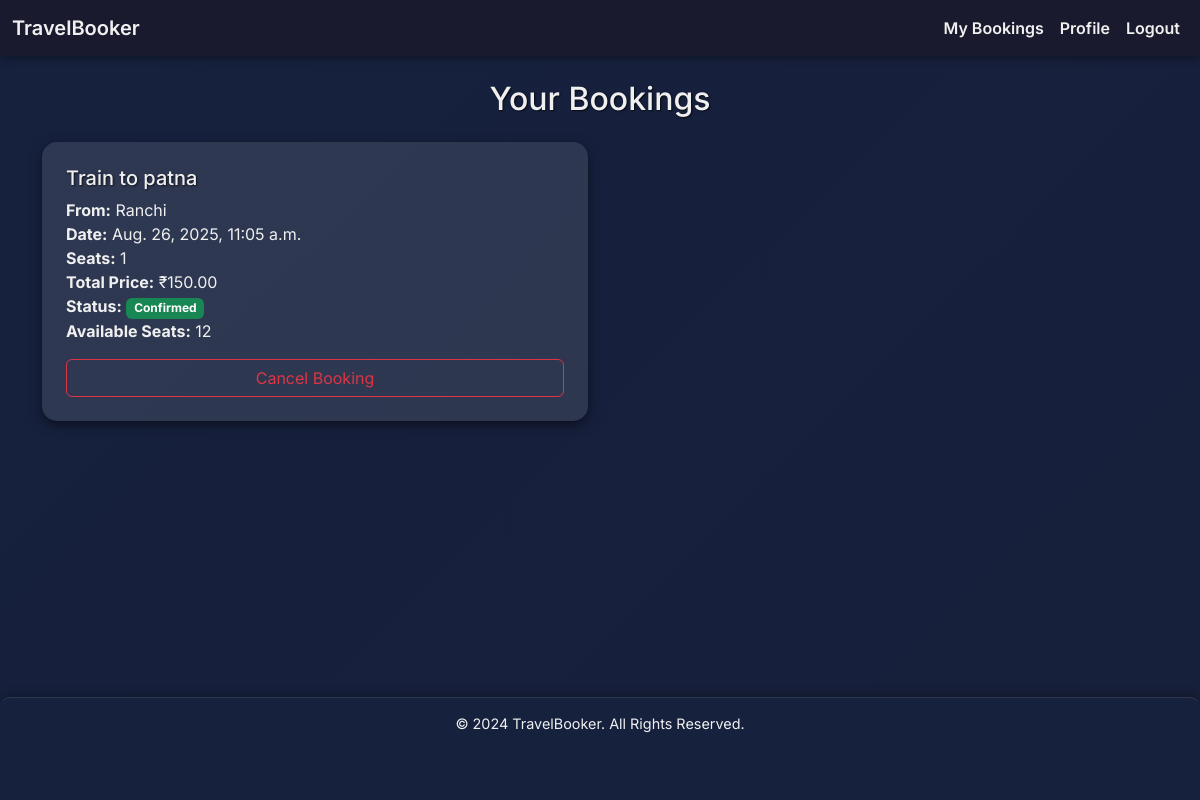
Page /my-bookings/ (signed in) on the committed database.
### bookings/models.py (models this page shows, shortened)
class Booking(models.Model):
    STATUS_CHOICES = [
        ('Confirmed', 'Confirmed'),
        ('Cancelled', 'Cancelled'),
    ]
    booking_id = models.AutoField(primary_key=True)
    user = models.ForeignKey(User, on_delete=models.CASCADE)
    travel_option = models.ForeignKey(TravelOption, on_delete=models.CASCADE)
    number_of_seats = models.PositiveIntegerField()
    total_price = models.DecimalField(max_digits=10, decimal_places=2)
    booking_date = models.DateTimeField(auto_now_add=True)
    status = models.CharField(max_length=20, choices=STATUS_CHOICES, default='Confirmed')

class TravelOption(models.Model):
    TRAVEL_TYPES = [
        ('Flight', 'Flight'),
        ('Train', 'Train'),
        ('Bus', 'Bus'),
    ]
    travel_id = models.AutoField(primary_key=True)
    type = models.CharField(max_length=20, choices=TRAVEL_TYPES)
    source = models.CharField(max_length=100)
    destination = models.CharField(max_length=100)
    date_time = models.DateTimeField()
    price = models.DecimalField(max_digits=10, decimal_places=2)
    available_seats = models.PositiveIntegerField()

### bookings/views.py (the view)
# urls.py: path("my-bookings/", views.my_bookings, name="my_bookings"),
@login_required
def my_bookings(request):
    bookings = Booking.objects.filter(user=request.user).order_by('-booking_date')
    return render(request, 'bookings_list.html', {'bookings': bookings})

### bookings/templates/bookings_list.html (shortened to what this page needs)
{% extends 'base.html' %}
{% block content %}
<h2 class="text-center mb-4">Your Bookings</h2>
{% if bookings %}
    <div class="row row-cols-1 row-cols-md-2 g-4">
        {% for booking in bookings %}
            <div class="col">
                <div class="card h-100 p-4">
                    <h5 class="card-title">{{ booking.travel_option.type }} to {{ booking.travel_option.destination }}</h5>
                    <ul class="list-unstyled">
                        <li><strong>From:</strong> {{ booking.travel_option.source }}</li>
                        <li><strong>Date:</strong> {{ booking.travel_option.date_time }}</li>
                        <li><strong>Seats:</strong> {{ booking.number_of_seats }}</li>
                        <li><strong>Total Price:</strong> ₹{{ booking.total_price }}</li>
                        <li><strong>Status:</strong> <span class="badge {% if booking.status == 'Confirmed' %}bg-success{% else %}bg-danger{% endif %}">{{ booking.status }}</span></li>
                        <li><strong>Available Seats:</strong> {{ booking.travel_option.available_seats }}</li>
                    </ul>
                    <div class="mt-auto">
                        {% if booking.status == 'Confirmed' %}
                            <form method="post" action="{% url 'cancel_booking' booking.booking_id %}" style="display:inline;">
                                <button type="submit" class="btn btn-outline-danger w-100" onclick="return confirm('Are you sure you want to cancel this booking?');">Cancel Booking</button>
                            </form>
                        {% else %}
                            <button class="btn btn-secondary w-100" disabled>Cancelled</button>
                        {% endif %}
                    </div>
                </div>
            </div>
        {% endfor %}
    </div>
{% else %}
    <div class="card p-4 text-center">
        <p class="text-muted mb-0">No bookings yet. Start by exploring our <a href="{% url 'home' %}">travel options</a>.</p>
    </div>
{% endif %}
{% endblock %}

### bookings/templates/base.html (style rules this page uses)
:root { --primary-color: #1a1a2e; --secondary-color: #16213e; --accent-color: #e94560; --text-color: #f0f0f0; --card-bg: rgba(255, 255, 255, 0.1); --card-shadow: 0 4px 12px rgba(0, 0, 0, 0.5); --input-bg: rgba(255, 255, 255, 0.15); }
body { background: linear-gradient(135deg, var(--secondary-color), var(--primary-color)); background-size: 400% 400%; animation: gradient-animation 15s ease infinite; min-height: 100vh; display: flex; flex-direction: column; font-family: 'Inter', sans-serif; color: var(--text-color); transition: background-color 0.5s ease; }
.card { background-color: var(--card-bg); border: none; border-radius: 15px; box-shadow: var(--card-shadow); transition: transform 0.3s ease, box-shadow 0.3s ease; overflow: hidden; animation: fadeInUp 0.8s ease-in-out; }
.card-title, h2, h3, h5, label { color: var(--text-color) !important; text-shadow: 1px 1px 2px rgba(0,0,0,0.7); }
.list-unstyled li { color: var(--text-color); }

### rows in the picture
Booking: travel_option.type "Train", travel_option.destination "patna", travel_option.source "Ranchi", travel_option.date_time "Aug. 26, 2025, 11:05 a.m.", number_of_seats "1", total_price "150.00", status "Confirmed", travel_option.available_seats "12", shows "Cancel Booking"
